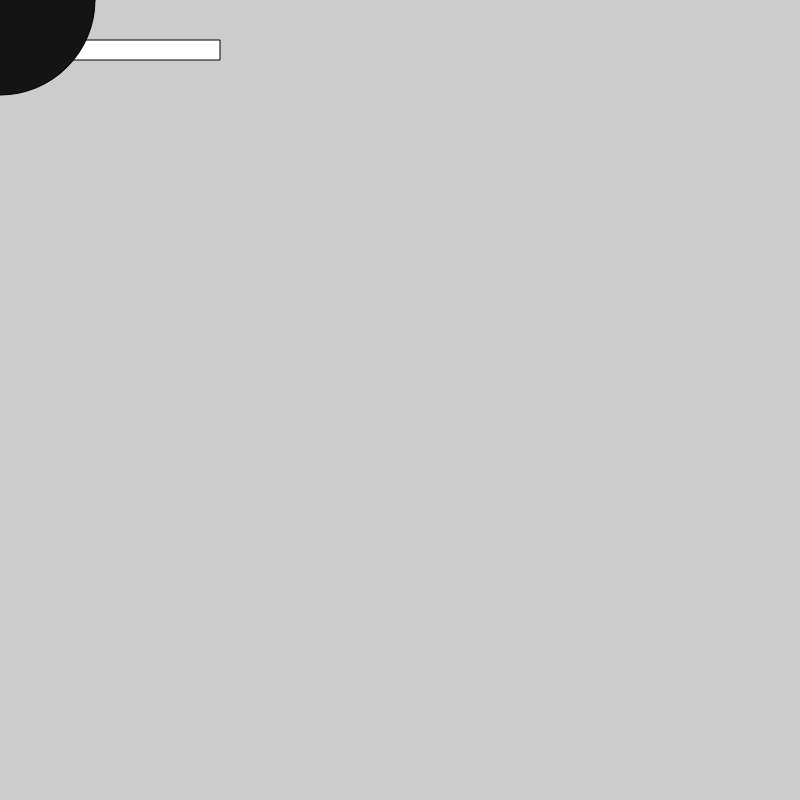
Frame 1 (no input)
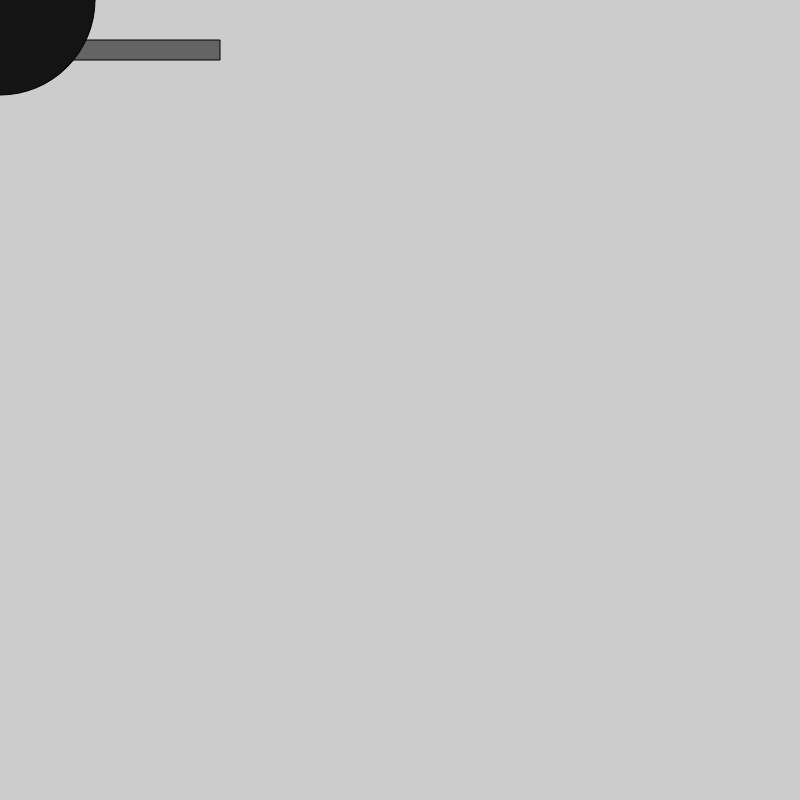
Frame 60 (no input)
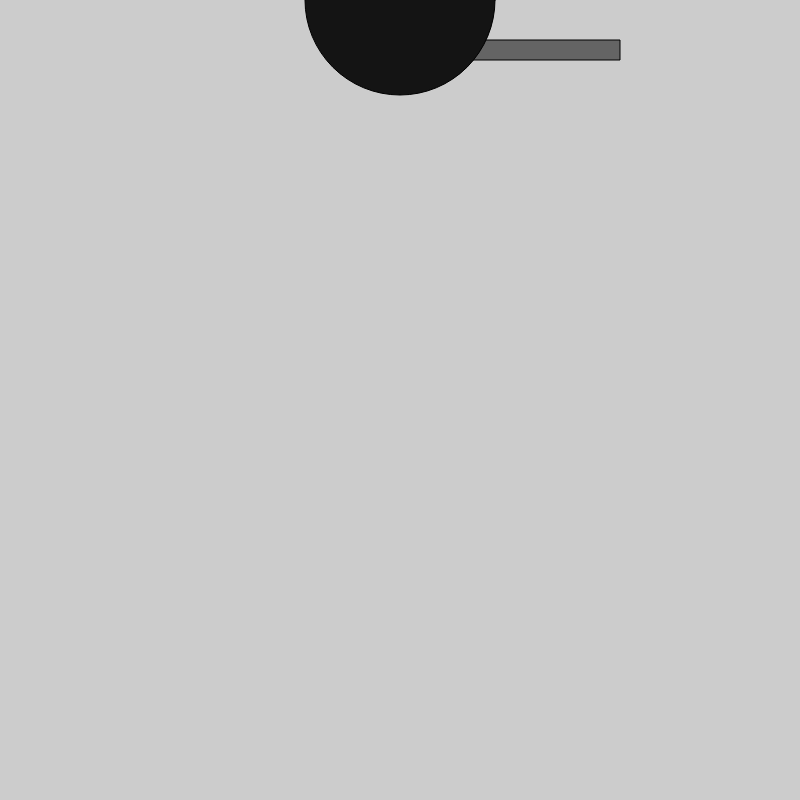
Frame 120 (the mouse pressed at the canvas centre since frame 60)

The p5.js sketch that drew these frames (run headless with seeded random() and noise() and a simulated clock; from frame 60 on, the mouse is pressed at the canvas centre):

// p5.js sketch
// ── sketch.js
function setup() {
  // put setup code here
createCanvas(800,800);
}

function draw() {
  // put drawing code here
  background(204);
  rect(mouseX,40,220,20);
  fill(20);
  ellipse(mouseX,0,190,190);
  fill(100);
}
